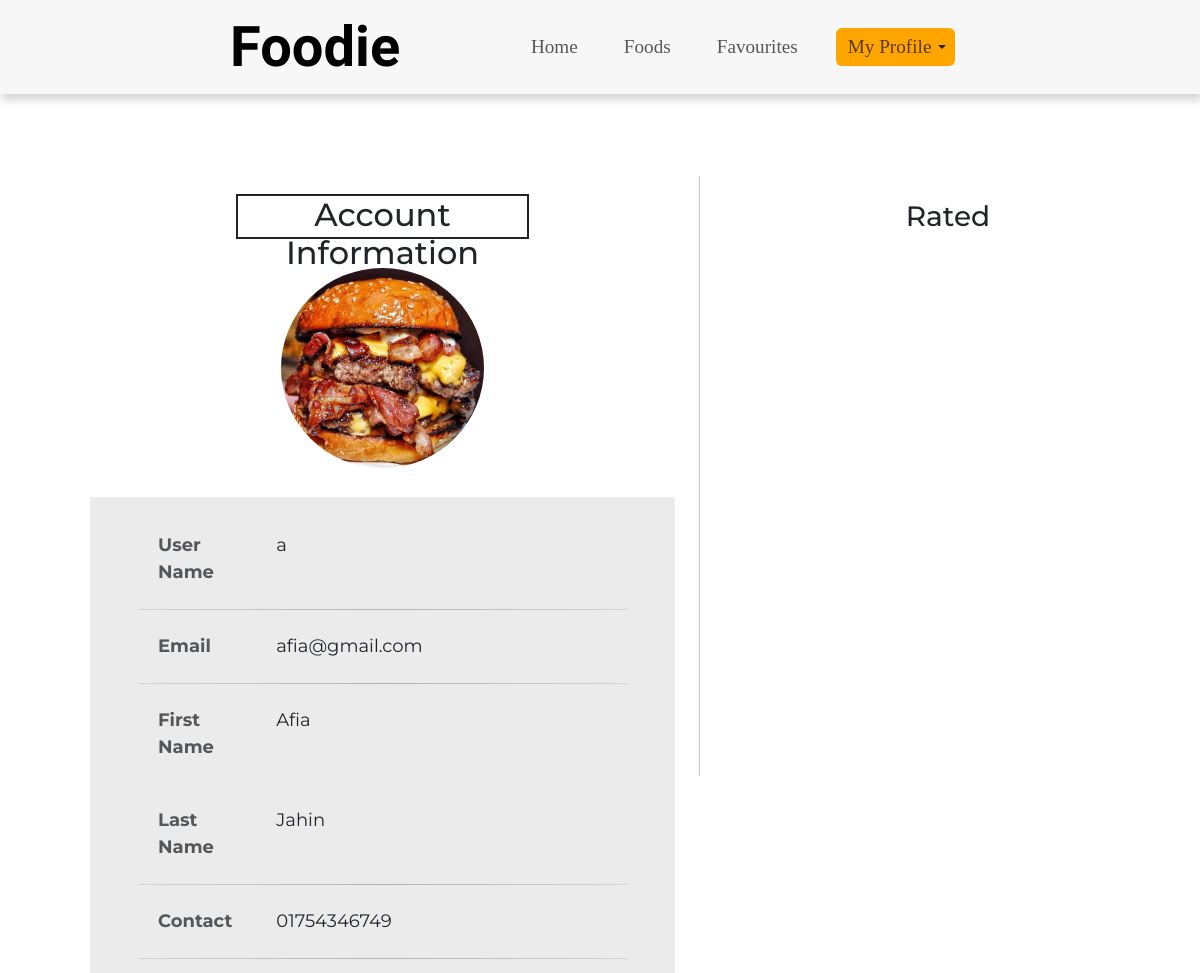
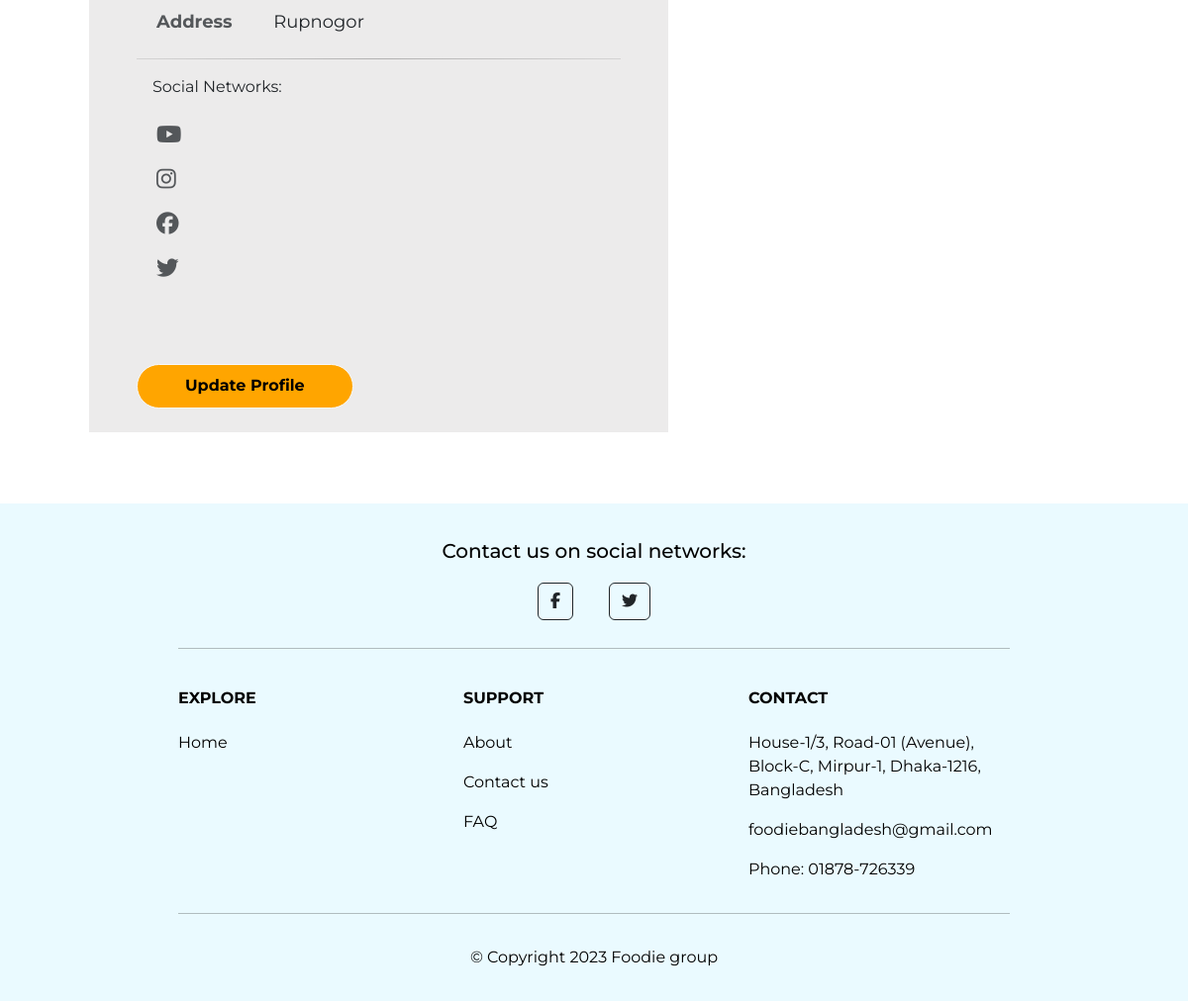
/Foodie/php/account.php (signed in), run on the app's committed database (2 pictures, top to bottom).
### tables this page shows
CREATE TABLE `registration` (
  `id` int(11) NOT NULL,
  `email` varchar(250) NOT NULL,
  `username` varchar(50) NOT NULL,
  `image` varchar(200) NOT NULL,
  `firstname` varchar(250) NOT NULL,
  `lastname` varchar(250) NOT NULL,
  `address` varchar(500) NOT NULL,
  `contact` varchar(11) NOT NULL,
  `password` varchar(100) NOT NULL,
  `youtube` varchar(250) NOT NULL,
  `instagram` varchar(250) NOT NULL,
  `facebook` varchar(250) NOT NULL,
  `twitter` varchar(250) NOT NULL
);

### Foodie/php/database.php (called while the page is built, shortened)
<?php
$connect = mysqli_connect("localhost", "root", "", "foodie");
if (!$connect) {
    die("Something is wrong!");
} else {
    if ((isset($_SESSION['logged']))) {
        $email =  $_SESSION['user_email'];
        $user_sql = "SELECT * FROM registration where email='$email'";
        $user_result = mysqli_query($connect, $user_sql);
        $user_value = mysqli_fetch_assoc($user_result);
    }
}
?>

### Foodie/php/account.php (the view, shortened to what this page needs)
<?php
require_once('database.php');
?>
<!DOCTYPE html>
<html lang="en">
<head>
    <link href="https://cdn.jsdelivr.net/npm/bootstrap@5.3.0-alpha1/dist/css/bootstrap.min.css" rel="stylesheet">
    <link rel="stylesheet" href="../css/account.css">
</head>
<body>
    <section class="colored-section" id="title">
        <?php
        require('Navigation.php');
        ?>
    </section>
    <section class="my-5" id="info">
        <div class="row">
            <div class="col col-lg-7">
                <h2>Account Information</h2>
                <div class="profile-pic">
                        <img src="../image/a.jpg" alt="">
                    </div>
                <form class="my-4 py-4 px-5" action="">
                <div class="row mb-3 mx-2 form-text">
                        <div class="col-sm-3 col-form-label"><label for="username">User Name</label></div>
                        <div class="col-sm-9"><input type="text" id="username" value="<?= $user_value['username']; ?>" class="form-control-plaintext" readonly></div>
                    </div>
                    <div class="row mb-3 mx-2 form-text">
                        <div class="col-sm-3 col-form-label"><label for="email">Email</label></div>
                        <div class="col-sm-9"><input type="text" id="email" value="<?= $user_value['email']; ?>" class="form-control-plaintext" readonly></div>
                    </div>
                    <div class="row mb-3 mx-2 form-text">
                        <div class="col-sm-3 col-form-label"><label for="firstname">First Name</label></div>
                        <div class="col-sm-9"><input type="text" id="firstname" value="<?= $user_value['firstname']; ?>" class="form-control-plaintext" readonly></div>
                    </div>
                    <div class="row mb-3 mx-2 form-text">
                        <div class="col-sm-3 col-form-label"><label for="lasttname">Last Name</label></div>
                        <div class="col-sm-9"><input type="text" id="lastname" value="<?= $user_value['lastname']; ?>" class="form-control-plaintext" readonly></div>
                    </div>
                    <div class="row mb-3 mx-2 form-text">
                        <div class="col-sm-3 col-form-label"><label for="contact">Contact</label></div>
                        <div class="col-sm-9"><input type="text" id="contact" value="<?= $user_value['contact']; ?>" class="form-control-plaintext" readonly></div>
                    </div>
                    <div class="row mb-3 mx-2 form-text">
                        <div class="col-sm-3 col-form-label"><label for="address">Address</label></div>
                        <div class="col-sm-9"><input type="text" id="address" value="<?= $user_value['address']; ?>" class="form-control-plaintext" readonly></div>
                    </div>
                    <p class="mx-3">Social Networks:</p>
                    <div class="row mb-1 mx-2 form-text">
                        <div class="col-sm-3 col-form-label"><label for="youtube"><i class="fa-brands fa-youtube fa-lg"></i></label></div>
                        <div class="col-sm-9"><input type="text" id="youtube" value="<?= $user_value['youtube']; ?>" class="form-control-plaintext" readonly></div>
                    </div>
                    <div class="row mb-1 mx-2 form-text">
                        <div class="col-sm-3 col-form-label"><label for="instagram"><i class="fa-brands fa-instagram fa-lg"></i></label></div>
                        <div class="col-sm-9"><input type="text" id="instagram" value="<?= $user_value['instagram']; ?>" class="form-control-plaintext" readonly></div>
                    </div>
                    <div class="row mb-1 mx-2 form-text">
                        <div class="col-sm-3 col-form-label"><label for="facebook"><i class="fa-brands fa-facebook fa-lg "></i></label></div>
                        <div class="col-sm-9"><input type="text" id="facebook" value="<?= $user_value['facebook']; ?>" class="form-control-plaintext" readonly></div>
                    </div>
                    <div class="row mb-1 mx-2 form-text">
                        <div class="col-sm-3 col-form-label"><label for="twitter"><i class="fa-brands fa-twitter fa-lg"></i></label></div>
                        <div class="col-sm-9"><input type="text" id="twitter" value="<?= $user_value['twitter']; ?>" class="form-control-plaintext" readonly></div>
                    </div>
                    <br>
                    <div class="d-grid gap-2 d-sm-flex mt-5 ml-5">
                        <a href="update.php"><button type="button" class="btn btn-outline-light custom-button rounded-pill px-5">Update Profile</button></a>
                    </div>
                </form>
            </div>
            <div class="col col-lg-1">
                <div class="d-flex" style="height: 600px;">
                </div>
            </div>
            <div class="col col-lg-4">
                <div class="text-center my-4">
                <h3>Rated</h3>
                </div>
            </div>
        </div>
    </section>
    <section class="white-section" id="footer">
        <div>
            <h5>Contact us on social networks: </h5>
            <div class="container p-2 pb-0">
                <div class="mb-4">
                    <a class="btn btn-outline-dark btn-floating m-1 mx-3" href="#!" role="button"><i class="fab fa-facebook-f"></i></a>
                    <a class="btn btn-outline-dark btn-floating m-1 mx-3" href="#!" role="button"><i class="fab fa-twitter"></i></a>
                </div>
            </div>
        </div>
        <hr class=" hr hr-blurry">
        <div class="row contact my-3">
            <div class="col-lg-4 col-md-6 col-sm-12 col-xl-4 mx-auto mb-md-0 mb-4">
                <h6 class="text-uppercase fw-bold mb-4 mt-4">Explore</h6>
                <p><a href="home.php" class="footer-anchor">Home</a></p>
            </div>
            <div class="col-lg-4 col-md-6 col-sm-12 col-xl-4 mx-auto mb-md-0">
                <h6 class="text-uppercase fw-bold mb-4 mt-4">Support</h6>
                <p><a href="" class="footer-anchor">About</a></p>
                <p><a href="" class="footer-anchor">Contact us</a></p>
                <p><a href="" class="footer-anchor">FAQ</a></p>
            </div>
            <div class="col-lg-4 col-md-6 col-sm-12 col-xl-4 mx-auto mb-md-0">
                <h6 class="text-uppercase fw-bold mb-4 mt-4">Contact</h6>
                <p>House-1/3, Road-01 (Avenue), Block-C, Mirpur-1, Dhaka-1216, Bangladesh</p>
                <p>foodiebangladesh@gmail.com</p>
                <p>Phone: 01878-726339</p>
            </div>
        </div>
        <hr class=" hr hr-blurry">
        <div class="text-center p-3">
            <p>© Copyright 2023 Foodie group</p>
        </div>
    </section>
</body>
</html>

### Foodie/css/account.css (style rules this page uses)
body { font-family: "Montserrat"; }
#title { padding-top: 8rem; }
.profile-pic { text-align: center; margin:5% 0; width: 100%; height: 200px; overflow: hidden; }
.profile-pic img { margin: auto; border-radius: 50%; height: 100%; }
#info { margin: auto; background: #fff; width: 85%; }
#info h2 { text-align: center; border: 2px solid; height: 45px; margin-bottom: 5%; margin: 3% auto; width: 50%; }
.form-text { font-size: large; font-weight: bold; }
form { background-color: #ecebeb; }
.custom-button { height: 45px; background-color: #ffa500; color: #000; box-shadow: #000; border-radius: 15px; font-weight: 700; cursor: pointer; outline: none; }
#footer { background-color: #eafaff; color: #000; padding: 3% 15% 0 15%; text-align: center; }
.contact { text-align: left; color: #000; }
.footer-anchor { text-decoration: none; color: rgb(0, 0, 0); }

### data on the page
registration: username "a", email "afia@gmail.com", firstname "Afia", lastname "Jahin", contact "01754346749", address "Rupnogor"
